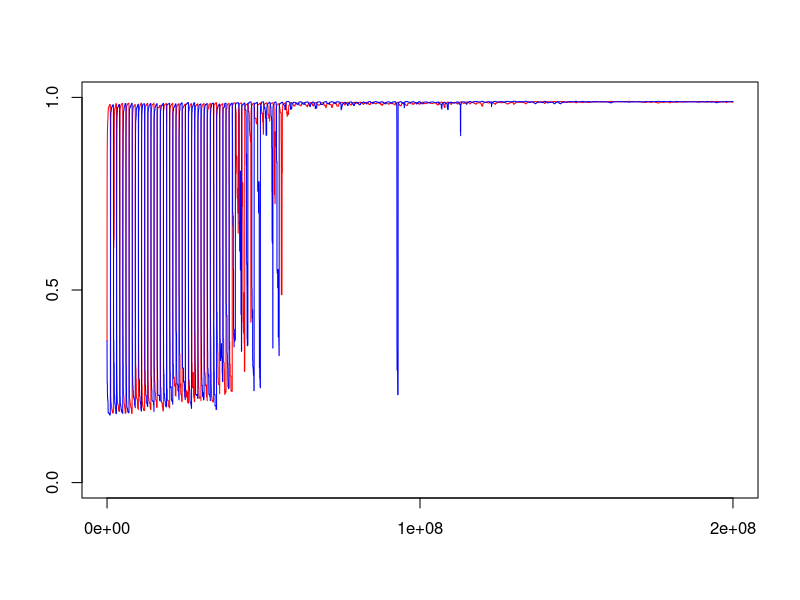

This chart was generated by the following R code:
data <- read.table("fitness.txt")

head(data)
sep <- 1
index <- seq(1, dim(data)[1], sep)

pop_size <- 10000

plot(NA, xlim=c(0, 2e+8),
     type="l", ylim=c(0, 1), xlab="", ylab="", xaxt="n", yaxt="n")

axis(1, at=c(0, 1e+8, 2e+8))
axis(2, at=c(0, 0.5, 1.0))
points(data[index,1], data[index,2], col="red", type="l")
points(data[index,1], data[index,3], col="blue", type="l")

